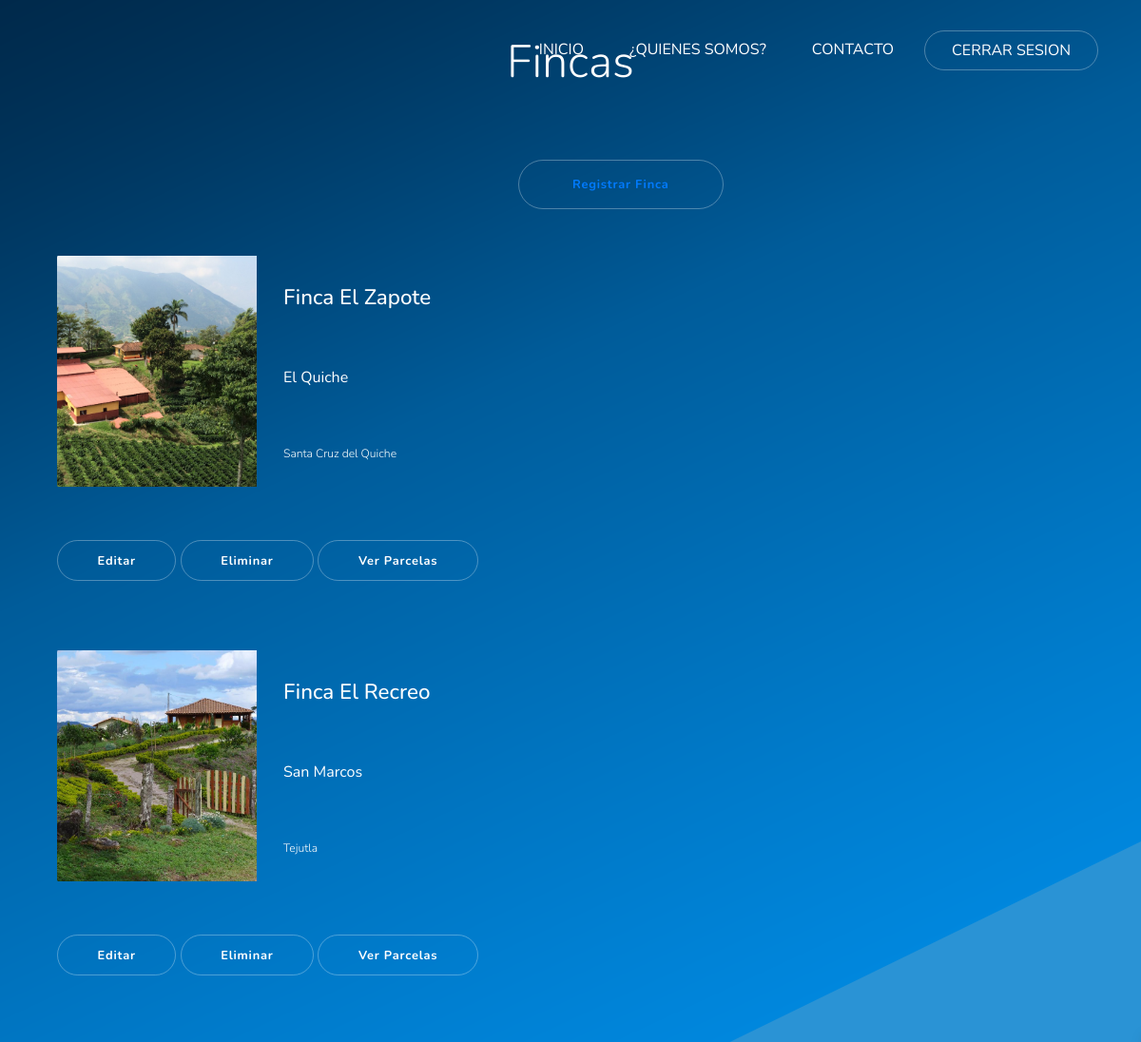
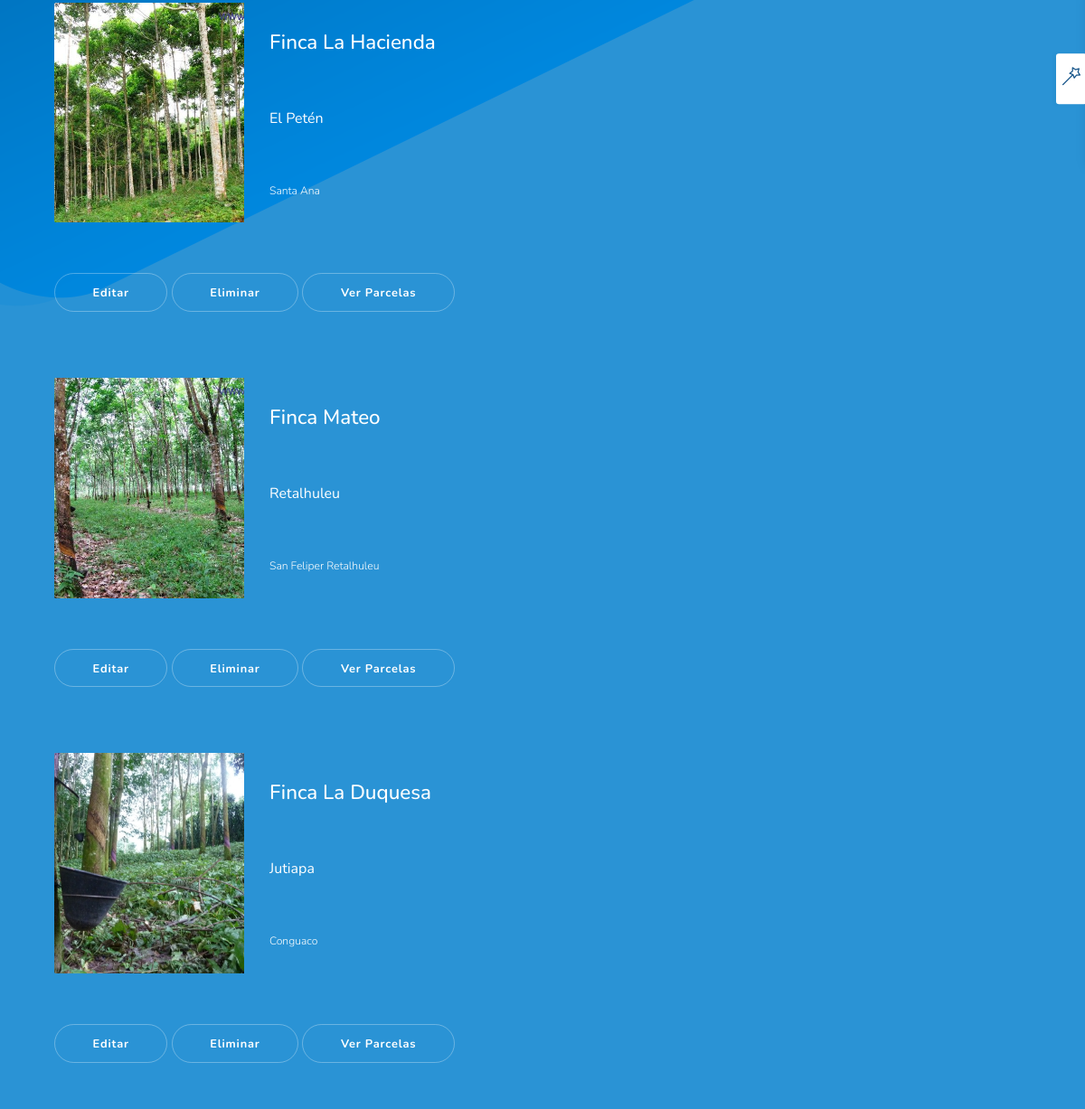
The app's page /estate/estate_detail/1/ with its own data (2 pictures, top to bottom).
### estate/models.py (models this page shows, shortened)
class Estate(models.Model):
    name = models.CharField(max_length=100)
    country = models.CharField(max_length=100)
    departament = models.CharField(max_length=100)
    image = models.ImageField(upload_to='media/', blank=True)

### estate/views.py (the view)
# urls.py: path('estate_detail/<int:user_id>/', views.estate_detail, name='estate_detail'),
def estate_detail(request, user_id):
    context = {
        'estates': Estate.objects.all(),
        'user_id': user_id,
        'user': User.objects.get(id=user_id),
    }
    return render(request, 'estate/estate_detail.html', context)

### estate/templates/estate/estate_detail.html (shortened to what this page needs)
{% extends 'base_generic.html' %}
{% block content %}
<div class="col-12 col-xl-12 col-lg-5 col-md-6">
    <span class="home-text">
    <h4 align="center" class="display-1">Fincas</h4>
{% if user.permissions == '0' %}
    <button type="button" style='display:none' style="margin-left: 500px" class="btn btn-outline-semi-light btn-xl mt-4"><a href="{% url 'estate:estate_add' user_id %}">Registrar Finca</a></button>
{% else %}
    <button style="margin-left: 500px" class="btn btn-outline-semi-light btn-xl mt-4"><a href="{% url 'estate:estate_add' user_id %}">Registrar Finca</a></button>
{% endif %}
        {% if estates %}
                {% for estate in estates %}
            <div class="container" id="blog">
              <div class="row">
                <div class="col-12 offset-0 col-lg-8 offset-lg-2 text-center">
                </div>
              </div>
              <div class="row mt-5">
                <div class="col-12 col-lg-6 mb-4">
                  <div class="card flex-row mb-5 listing-card-container">
                    <div class="w-40 position-relative">
                      <a>
                        <img class="card-img-left" src="/media/{{estate.image}}" alt="Card image cap">
                      </a>
                    </div>
                    <div class="w-60 d-flex align-items-center">
                      <div class="card-body">
                        <a href="">
                          <h3 class="mb-4 listing-heading ellipsis">{{estate.name}}</h3>
                        </a>
                        <p class="listing-desc ellipsis">
                          {{estate.country}}
                        </p>
                        <footer>
                          <p class="text-muted text-small mb-0 font-weight-light">{{estate.departament}} </p>
                        </footer>
                      </div>
                    </div>
                          {% if user.permissions == '0' %}
                </div>
                  <a href="{% url 'estate:estate_edit' estate.id user_id %}" style="display:none" class="btn btn-outline-semi-light btn-lg mt-4" role="button" aria-pressed="true">Editar</a>
                  <a href="{% url 'estate:estate_delete' estate.id user_id %}" style="display:none" class="btn btn-outline-semi-light btn-lg mt-4" role="button" aria-pressed="true">Eliminar</a>
                  <a href="{% url 'estate:plot_detail' estate.id user_id %}" class="btn btn-outline-semi-light btn-lg mt-4" role="button" aria-pressed="true">Ver Parcelas</a>
                </div>
                          {% else %}
                </div>
                  <a href="{% url 'estate:estate_edit' estate.id user_id %}" class="btn btn-outline-semi-light btn-lg mt-4" role="button" aria-pressed="true">Editar</a>
                  <a href="{% url 'estate:estate_delete' estate.id user_id %}" class="btn btn-outline-semi-light btn-lg mt-4" role="button" aria-pressed="true">Eliminar</a>
                  <a href="{% url 'estate:plot_detail' estate.id user_id %}" class="btn btn-outline-semi-light btn-lg mt-4" role="button" aria-pressed="true">Ver Parcelas</a>
                </div>
                          {% endif %}
                  {% endfor %}
                {% endif %}
{% endblock %}

### estate/templates/base_generic.html (shortened to what this page needs)
{% load staticfiles %}
<!DOCTYPE html>
<html lang="en">
<head>
  <link rel="stylesheet" href="{% static 'font/iconsmind/style.css' %}" />
  <link rel="stylesheet" href="{% static 'font/simple-line-icons/css/simple-line-icons.css' %}" />
  <link rel="stylesheet" href="{% static 'css/vendor/bootstrap-stars.css' %}" />
  <link rel="stylesheet" href="{% static 'css/vendor/bootstrap.min.css' %}" />
  <link rel="stylesheet" href="{% static 'css/vendor/owl.carousel.min.css' %}" />
  <link rel="stylesheet" href="{% static 'css/vendor/bootstrap-stars.css' %}" />
  <link rel="stylesheet" href="{% static 'css/main.css' %}" />
</head>
<body class="show-spinner">
  <div class="landing-page">
    {% block navbar %}
    <div class="main-container">
      <nav class="landing-page-nav">
        <div class="container d-flex align-items-center justify-content-between">
          <ul class="navbar-nav d-none d-lg-flex flex-row">
            <li class="nav-item">
              <a href="{% url 'estate:estate_detail' user_id %}">INICIO</a>
            </li>
            <li class="nav-item">
              <a href="#">¿QUIENES SOMOS?</a>
            </li>
            <li class="nav-item">
              <a href="#">CONTACTO</a>
            </li>
            <li class="nav-item pl-2">
              <a class="btn btn-outline-semi-light btn-sm pr-4 pl-4" href="{% url 'users:login' %}">CERRAR SESION</a>
            </li>
          </ul>
        </div>
      </nav>
      {% endblock %}
      <div class="content-container" id="home">
        <div class="section home">
          <div class="container">
            <div class="row home-row">
            {% block content %}
            {% endblock %}
      </div>
    </div>
  </div>
</body>
</html>

### static/css/main.css (style rules this page uses)
html { width: 100%; }
body { overflow-x: hidden !important; }

### estate/templates/base_generic.html (style rules this page uses)
body { background: #2a93d5 !important; }
.landing-page .home-row { padding-top: 40px !important; }
.landing-page h3 { color: #fff !important; }
.text-muted { color: #6c757d !important; }

### records on screen
Estate: image (picture), name "Finca El Zapote", country "El Quiche", departament "Santa Cruz del Quiche"
Estate: image (picture), name "Finca El Recreo", country "San Marcos", departament "Tejutla"
Estate: image (picture), name "Finca La Hacienda", country "El Petén", departament "Santa Ana"
Estate: image (picture), name "Finca Mateo", country "Retalhuleu", departament "San Feliper Retalhuleu"
Estate: image (picture), name "Finca La Duquesa", country "Jutiapa", departament "Conguaco"
